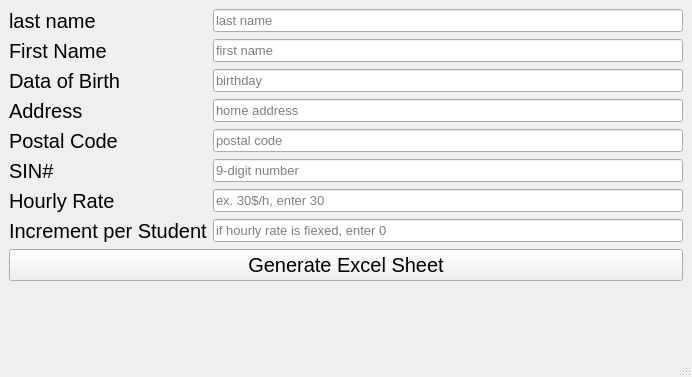
<?xml version="1.0" encoding="UTF-8"?>
<ui version="4.0">
 <class>MainWindow</class>
 <widget class="QMainWindow" name="MainWindow">
  <property name="geometry">
   <rect>
    <x>0</x>
    <y>0</y>
    <width>692</width>
    <height>377</height>
   </rect>
  </property>
  <property name="windowTitle">
   <string>MainWindow</string>
  </property>
  <widget class="QWidget" name="centralwidget">
   <layout class="QFormLayout" name="formLayout">
    <item row="0" column="0">
     <widget class="QLabel" name="label">
      <property name="font">
       <font>
        <pointsize>15</pointsize>
       </font>
      </property>
      <property name="text">
       <string>last name </string>
      </property>
     </widget>
    </item>
    <item row="0" column="1">
     <widget class="QLineEdit" name="lineEdit">
      <property name="font">
       <font>
        <pointsize>10</pointsize>
       </font>
      </property>
      <property name="text">
       <string/>
      </property>
      <property name="placeholderText">
       <string>last name</string>
      </property>
     </widget>
    </item>
    <item row="1" column="0">
     <widget class="QLabel" name="label_2">
      <property name="font">
       <font>
        <pointsize>15</pointsize>
       </font>
      </property>
      <property name="text">
       <string>First Name</string>
      </property>
     </widget>
    </item>
    <item row="1" column="1">
     <widget class="QLineEdit" name="lineEdit_2">
      <property name="font">
       <font>
        <pointsize>10</pointsize>
       </font>
      </property>
      <property name="text">
       <string/>
      </property>
      <property name="placeholderText">
       <string>first name</string>
      </property>
     </widget>
    </item>
    <item row="2" column="0">
     <widget class="QLabel" name="label_3">
      <property name="font">
       <font>
        <pointsize>15</pointsize>
       </font>
      </property>
      <property name="text">
       <string>Data of Birth</string>
      </property>
     </widget>
    </item>
    <item row="2" column="1">
     <widget class="QLineEdit" name="lineEdit_3">
      <property name="font">
       <font>
        <pointsize>10</pointsize>
       </font>
      </property>
      <property name="text">
       <string/>
      </property>
      <property name="placeholderText">
       <string>birthday</string>
      </property>
     </widget>
    </item>
    <item row="3" column="0">
     <widget class="QLabel" name="label_4">
      <property name="font">
       <font>
        <pointsize>15</pointsize>
       </font>
      </property>
      <property name="text">
       <string>Address</string>
      </property>
     </widget>
    </item>
    <item row="3" column="1">
     <widget class="QLineEdit" name="lineEdit_4">
      <property name="font">
       <font>
        <pointsize>10</pointsize>
       </font>
      </property>
      <property name="text">
       <string/>
      </property>
      <property name="placeholderText">
       <string>home address</string>
      </property>
     </widget>
    </item>
    <item row="4" column="0">
     <widget class="QLabel" name="label_5">
      <property name="font">
       <font>
        <pointsize>15</pointsize>
       </font>
      </property>
      <property name="text">
       <string>Postal Code</string>
      </property>
     </widget>
    </item>
    <item row="4" column="1">
     <widget class="QLineEdit" name="lineEdit_5">
      <property name="font">
       <font>
        <pointsize>10</pointsize>
       </font>
      </property>
      <property name="text">
       <string/>
      </property>
      <property name="placeholderText">
       <string>postal code</string>
      </property>
     </widget>
    </item>
    <item row="5" column="0">
     <widget class="QLabel" name="label_6">
      <property name="font">
       <font>
        <pointsize>15</pointsize>
       </font>
      </property>
      <property name="text">
       <string>SIN#</string>
      </property>
     </widget>
    </item>
    <item row="5" column="1">
     <widget class="QLineEdit" name="lineEdit_6">
      <property name="font">
       <font>
        <pointsize>10</pointsize>
       </font>
      </property>
      <property name="text">
       <string/>
      </property>
      <property name="placeholderText">
       <string>9-digit number</string>
      </property>
     </widget>
    </item>
    <item row="6" column="0">
     <widget class="QLabel" name="label_7">
      <property name="font">
       <font>
        <pointsize>15</pointsize>
       </font>
      </property>
      <property name="text">
       <string>Hourly Rate</string>
      </property>
     </widget>
    </item>
    <item row="6" column="1">
     <widget class="QLineEdit" name="lineEdit_7">
      <property name="font">
       <font>
        <pointsize>10</pointsize>
       </font>
      </property>
      <property name="text">
       <string/>
      </property>
      <property name="placeholderText">
       <string>ex. 30$/h, enter 30</string>
      </property>
     </widget>
    </item>
    <item row="7" column="0">
     <widget class="QLabel" name="label_8">
      <property name="font">
       <font>
        <pointsize>15</pointsize>
       </font>
      </property>
      <property name="text">
       <string>Increment per Student</string>
      </property>
     </widget>
    </item>
    <item row="7" column="1">
     <widget class="QLineEdit" name="lineEdit_8">
      <property name="font">
       <font>
        <pointsize>10</pointsize>
       </font>
      </property>
      <property name="text">
       <string/>
      </property>
      <property name="placeholderText">
       <string>if hourly rate is fiexed, enter 0</string>
      </property>
     </widget>
    </item>
    <item row="8" column="0" colspan="2">
     <widget class="QPushButton" name="pushButton">
      <property name="font">
       <font>
        <pointsize>15</pointsize>
       </font>
      </property>
      <property name="text">
       <string>Generate Excel Sheet</string>
      </property>
     </widget>
    </item>
   </layout>
  </widget>
  <widget class="QMenuBar" name="menubar">
   <property name="geometry">
    <rect>
     <x>0</x>
     <y>0</y>
     <width>692</width>
     <height>25</height>
    </rect>
   </property>
  </widget>
  <widget class="QStatusBar" name="statusbar"/>
 </widget>
 <resources/>
 <connections/>
</ui>
